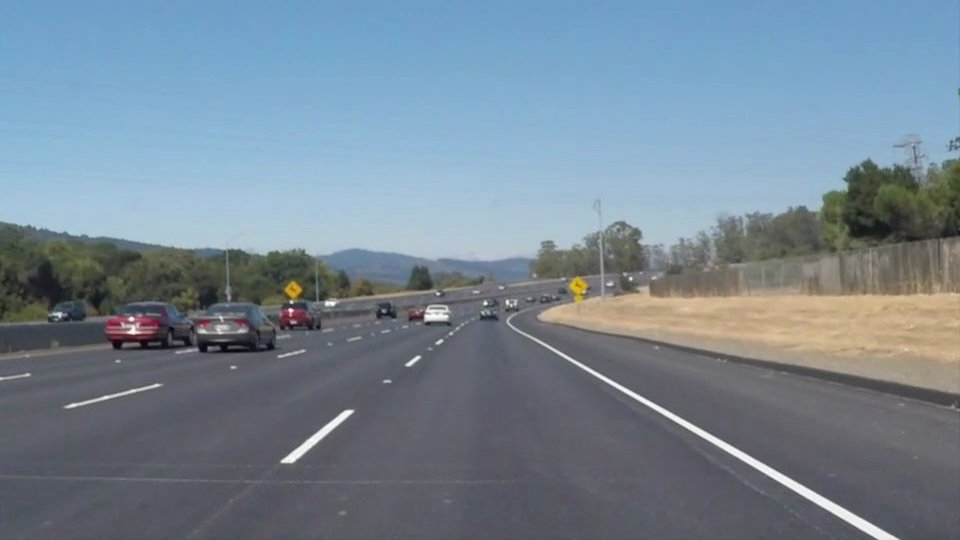
#> input picture input_image.jpg, 960 x 540 px
$ python -i lane_lines.py   (imports and definitions only)
#> lines starting #> are read from the running program, lines starting #| are printed output that depends on the picture; after the words box and inside, x2 and y2 are one past the last pixel; in counts of white or black regions, pixels touching at a corner belong together
#> further down, picture is the input picture: shape (540, 960, 3); mean B, G, R 148.1, 134.5, 118.5
import matplotlib.pyplot as plt
import matplotlib.image as mpimg
import numpy as np
import cv2
import math
import os

# Global parameters

# Gaussian smoothing
kernel_size = 3

# Canny Edge Detector
low_threshold = 50
high_threshold = 150

# Region-of-interest vertices
# We want a trapezoid shape, with bottom edge at the bottom of the image
trap_bottom_width = 0.85  # width of bottom edge of trapezoid, expressed as percentage of image width
trap_top_width = 0.07  # ditto for top edge of trapezoid
trap_height = 0.4  # height of the trapezoid expressed as percentage of image height

# Hough Transform
rho = 2 # distance resolution in pixels of the Hough grid
theta = 1 * np.pi/180 # angular resolution in radians of the Hough grid
threshold = 15	 # minimum number of votes (intersections in Hough grid cell)
min_line_length = 30 #minimum number of pixels making up a line
max_line_gap = 5	# maximum gap in pixels between connectable line segments


# Helper functions
# [6 lines left out: function grayscale, not called in this run]

def canny(img, low_threshold, high_threshold):
	"""Applies the Canny transform"""
	return cv2.Canny(img, low_threshold, high_threshold)

def gaussian_blur(img, kernel_size):
	"""Applies a Gaussian Noise kernel"""
	return cv2.GaussianBlur(img, (kernel_size, kernel_size), 0)

# [181 lines left out: functions region_of_interest, draw_lines, hough_lines, weighted_img, not called in this run]

def filter_colors(image):
	"""
	Filter the image to include only yellow and white pixels
	"""
	# Filter white pixels
	white_threshold = 200 #130
	lower_white = np.array([white_threshold, white_threshold, white_threshold])
	upper_white = np.array([255, 255, 255])
	white_mask = cv2.inRange(image, lower_white, upper_white)
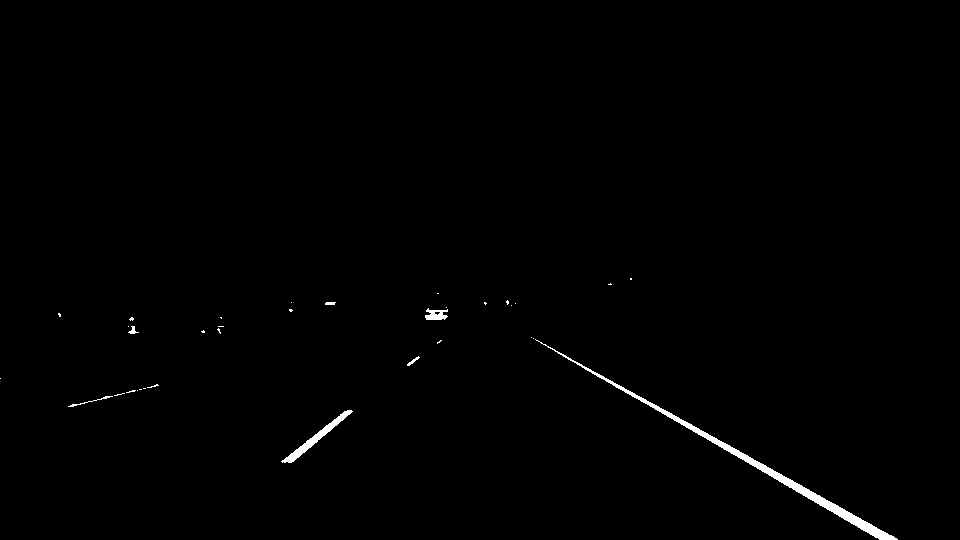
#> white_mask: shape (540, 960); 0.64% white; 34 white regions (27 under 20 px), largest, box (x1, y1, x2, y2) and area: (535, 339, 898, 540) 2248, (281, 410, 353, 463) 560, (425, 308, 448, 320) 181
	white_image = cv2.bitwise_and(image, image, mask=white_mask)

	# Filter yellow pixels
	hsv = cv2.cvtColor(image, cv2.COLOR_BGR2HSV)
#> hsv: shape (540, 960, 3); mean H, S, V 97.9, 55.2, 152.4
	lower_yellow = np.array([90,100,100])
	upper_yellow = np.array([110,255,255])
	yellow_mask = cv2.inRange(hsv, lower_yellow, upper_yellow)
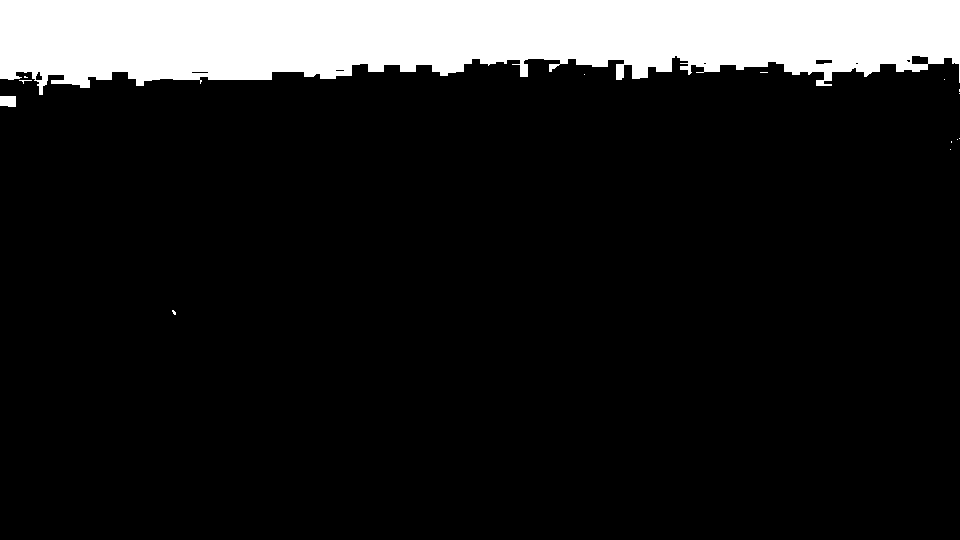
#> yellow_mask: shape (540, 960); 13.3% white; 14 white regions (12 under 20 px), largest, box (x1, y1, x2, y2) and area: (0, 0, 960, 95) 68780, (0, 96, 16, 107) 168
	yellow_image = cv2.bitwise_and(image, image, mask=yellow_mask)
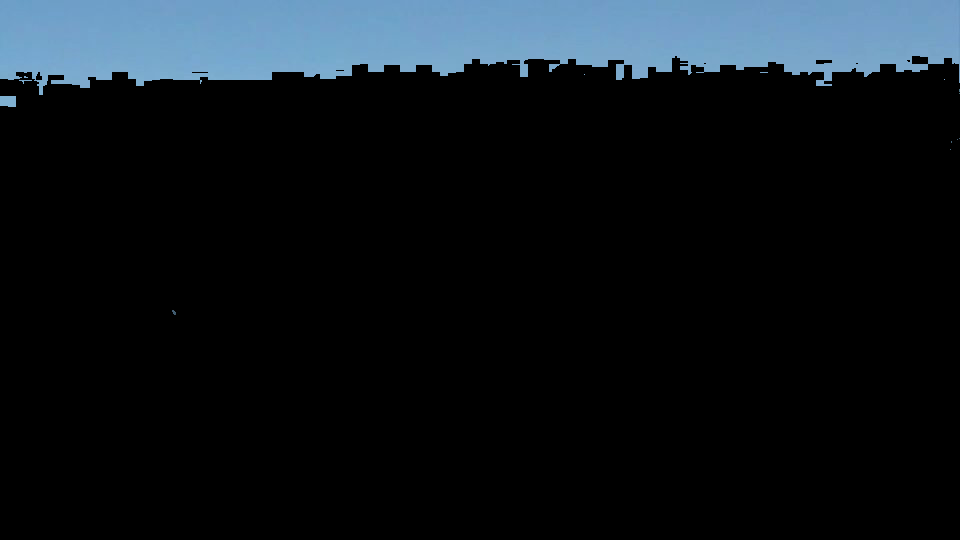
#> yellow_image: shape (540, 960, 3); mean B, G, R 26.8, 21.8, 15.5

	# Combine the two above images
	image2 = cv2.addWeighted(white_image, 1., yellow_image, 1., 0.)

	return image2

# [33 lines left out: function annotate_image_array, not called in this run]

# [10 lines of commented-out code are left out]

>>> import cv2
>>> picture = cv2.imread('input_image.jpg')
>>> result = filter_colors(picture)
